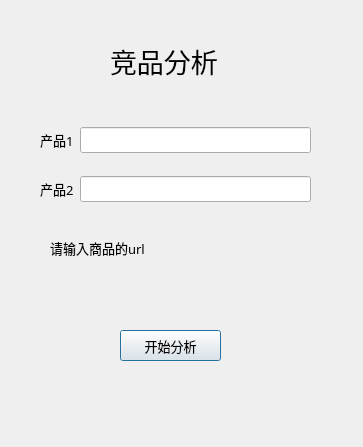
<?xml version="1.0" encoding="UTF-8"?>
<ui version="4.0">
 <class>Dialog</class>
 <widget class="QDialog" name="Dialog">
  <property name="geometry">
   <rect>
    <x>0</x>
    <y>0</y>
    <width>363</width>
    <height>447</height>
   </rect>
  </property>
  <property name="font">
   <font>
    <family>幼圆</family>
    <pointsize>10</pointsize>
   </font>
  </property>
  <property name="windowTitle">
   <string>Dialog</string>
  </property>
  <widget class="QLabel" name="startAnalysis">
   <property name="geometry">
    <rect>
     <x>110</x>
     <y>40</y>
     <width>121</width>
     <height>41</height>
    </rect>
   </property>
   <property name="font">
    <font>
     <family>幼圆</family>
     <pointsize>20</pointsize>
    </font>
   </property>
   <property name="text">
    <string>竞品分析</string>
   </property>
  </widget>
  <widget class="QWidget" name="gridLayoutWidget">
   <property name="geometry">
    <rect>
     <x>40</x>
     <y>110</y>
     <width>271</width>
     <height>111</height>
    </rect>
   </property>
   <layout class="QGridLayout" name="gridLayout">
    <item row="0" column="0">
     <widget class="QLabel" name="label_2">
      <property name="text">
       <string>产品1</string>
      </property>
     </widget>
    </item>
    <item row="1" column="0">
     <widget class="QLabel" name="label_3">
      <property name="text">
       <string>产品2</string>
      </property>
     </widget>
    </item>
    <item row="0" column="1">
     <widget class="QLineEdit" name="input1"/>
    </item>
    <item row="1" column="1">
     <widget class="QLineEdit" name="input2"/>
    </item>
   </layout>
  </widget>
  <widget class="QPushButton" name="pushButton">
   <property name="geometry">
    <rect>
     <x>120</x>
     <y>330</y>
     <width>101</width>
     <height>31</height>
    </rect>
   </property>
   <property name="text">
    <string>开始分析</string>
   </property>
  </widget>
  <widget class="QLabel" name="label">
   <property name="geometry">
    <rect>
     <x>50</x>
     <y>240</y>
     <width>151</width>
     <height>16</height>
    </rect>
   </property>
   <property name="text">
    <string>请输入商品的url</string>
   </property>
  </widget>
 </widget>
 <resources/>
 <connections/>
</ui>
